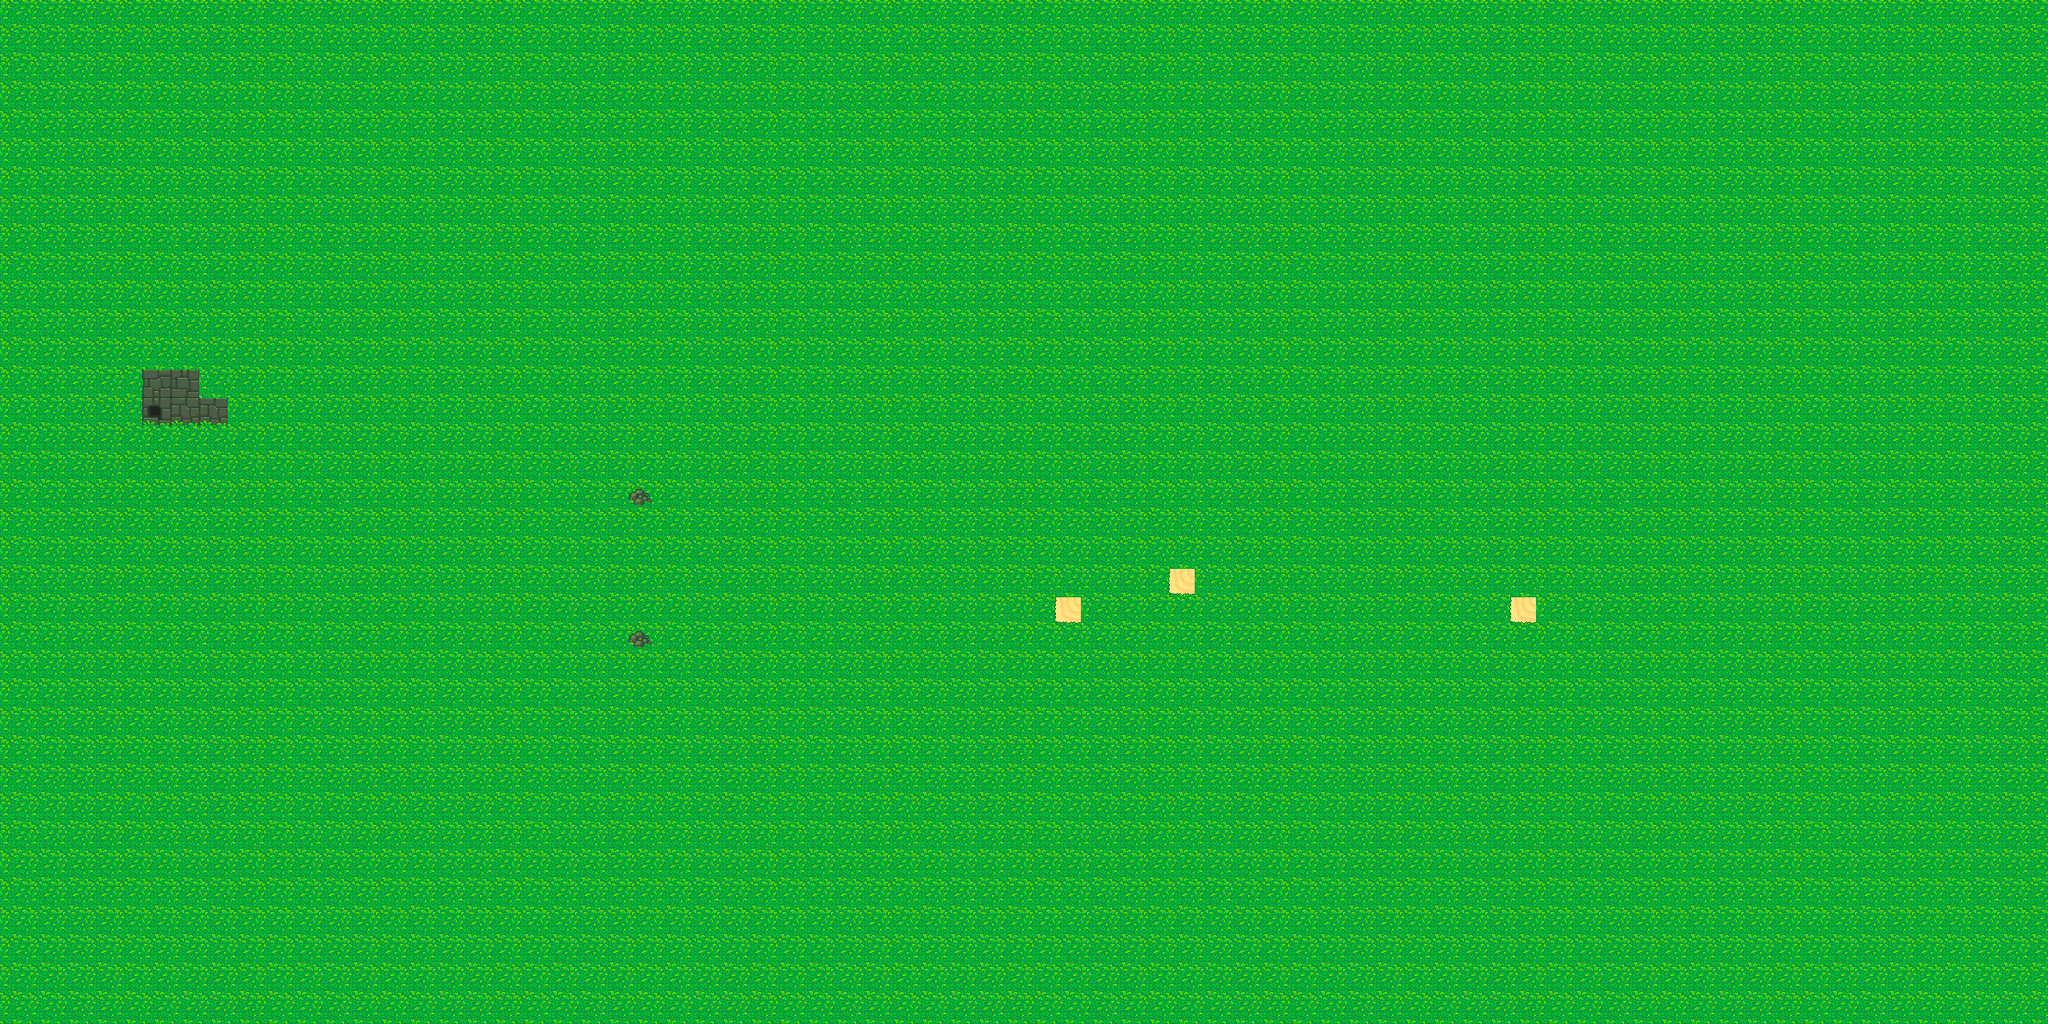

This game map was drawn from its Tiled (.tmx) file and the tilesets committed beside it. A one-line description and the trimmed map source follow:
An orthogonal 72x36 tile map with 32x32 px tiles, 2 tile layers (ground, collision) and 1 object.

<map version="1.10" tiledversion="1.11.2" orientation="orthogonal" renderorder="right-down" width="72" height="36" tilewidth="32" tileheight="32" infinite="0" nextlayerid="7" nextobjectid="28">
 <editorsettings>
  <export target="map..tmj" format="json" />
 </editorsettings>
 <tileset firstgid="1" source="32x32_map_tile v3.1.tsx" />
 <layer id="1" name="ground" width="72" height="36">
  <data>[2592 cells, 2592 non-empty, 6 distinct tile ids]</data>
 </layer>
 <layer id="4" name="collision" width="72" height="36">
  <data>[2592 cells, 2 non-empty, 1 distinct tile ids]</data>
 </layer>
 <objectgroup id="5" name="objects">
  <object id="27" gid="254" x="1324.88" y="681.185" width="32" height="32" />
 </objectgroup>
</map>
